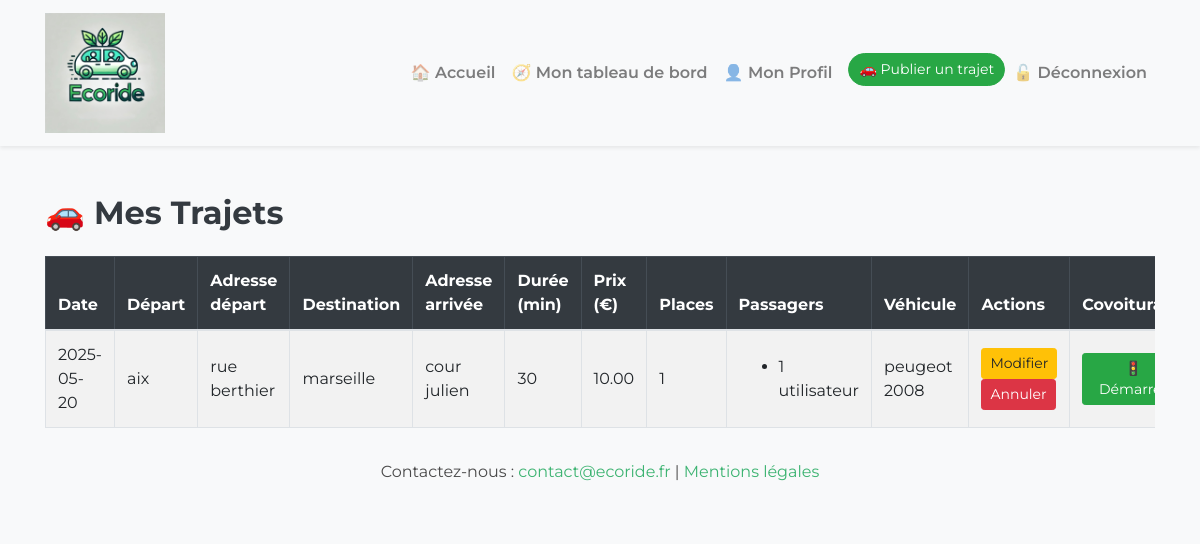
The page /mes_trajets.php (signed in) on the database as committed earlier.
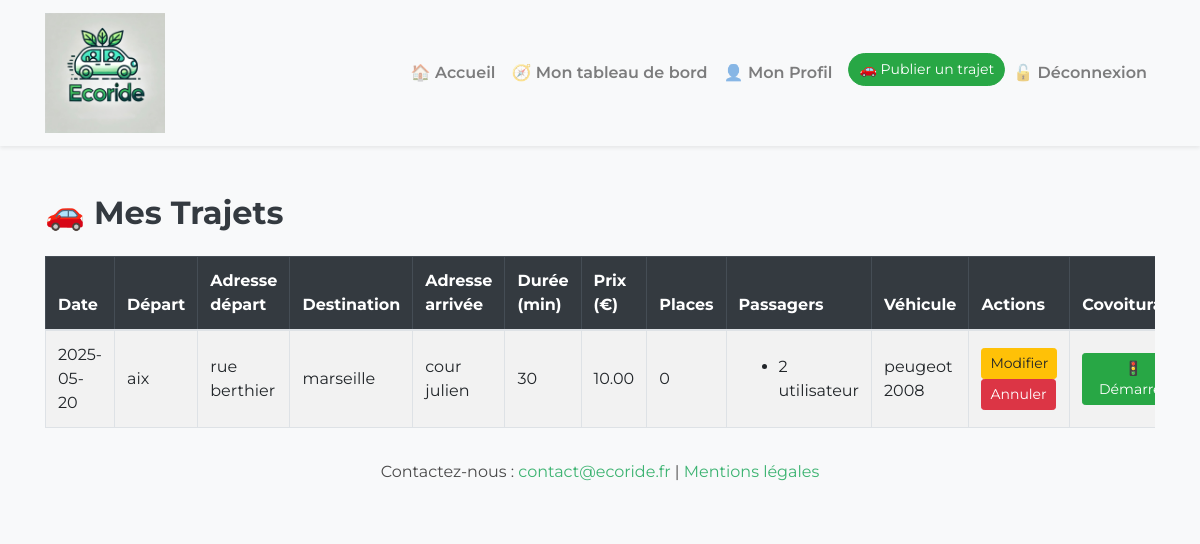
The same page on the database as committed later.
### tables this page shows
CREATE TABLE `trajets` (
  `id` int(11) NOT NULL,
  `chauffeur` varchar(100) NOT NULL,
  `photo` varchar(255) DEFAULT 'default.jpg',
  `depart` varchar(100) NOT NULL,
  `adresse_depart` varchar(255) DEFAULT NULL,
  `destination` varchar(100) NOT NULL,
  `adresse_arrivee` varchar(255) DEFAULT NULL,
  `date` date NOT NULL,
  `prix` decimal(10,2) NOT NULL,
  `places` int(11) NOT NULL DEFAULT 3,
  `vehicule_id` int(11) DEFAULT NULL,
  `eco` tinyint(1) NOT NULL DEFAULT 0,
  `fumeur` tinyint(1) NOT NULL DEFAULT 0,
  `preferences` text DEFAULT NULL,
  `created_at` timestamp NOT NULL DEFAULT current_timestamp(),
  `user_id` int(11) NOT NULL,
  `statut` enum('à_venir','en_cours','termine') DEFAULT 'à_venir',
  `duree_minutes` int(11) NOT NULL DEFAULT 0
);

CREATE TABLE `users` (
  `id` int(11) NOT NULL,
  `nom` varchar(100) NOT NULL,
  `prenom` varchar(100) NOT NULL,
  `email` varchar(150) NOT NULL,
  `telephone` varchar(10) DEFAULT NULL,
  `mot_de_passe` varchar(255) NOT NULL,
  `created_at` timestamp NOT NULL DEFAULT current_timestamp(),
  `credits` int(11) NOT NULL DEFAULT 20,
  `role` enum('utilisateur','employe','admin','Utilisateur suspendu','employé suspendu') NOT NULL DEFAULT 'utilisateur',
  `photo` longblob DEFAULT NULL
);

CREATE TABLE `vehicules` (
  `id` int(11) NOT NULL,
  `user_id` int(11) DEFAULT NULL,
  `marque` varchar(100) DEFAULT NULL,
  `modele` varchar(100) DEFAULT NULL,
  `couleur` varchar(100) DEFAULT NULL,
  `energie` varchar(50) DEFAULT NULL,
  `plaque_immatriculation` varchar(20) DEFAULT NULL,
  `date_immatriculation` date DEFAULT NULL
);

### mes_trajets.php (the view, shortened to what this page needs)
<?php
require_once("config/database.php");
require_once("templates/header.php");
$user_id = $_SESSION['user_id'];
$sql = "SELECT t.*, v.marque, v.modele FROM trajets t
        LEFT JOIN vehicules v ON t.vehicule_id = v.id
        WHERE t.user_id = ? ORDER BY t.date DESC";
$stmt = $conn->prepare($sql);
$stmt->execute([$user_id]);
$trajets = $stmt->fetchAll(PDO::FETCH_ASSOC);
?>
<div class="container mt-5">
    <h2 class="mb-4">🚗 Mes Trajets</h2>
    <?php if (count($trajets) > 0): ?>
        <div class="table-responsive">
            <table class="table table-bordered table-striped">
            <thead class="table-dark">
                <tr>
                    <th>Date</th>
                    <th>Départ</th>
                    <th>Adresse départ</th>
                    <th>Destination</th>
                    <th>Adresse arrivée</th>
                    <th>Durée (min)</th>
                    <th>Prix (€)</th>
                    <th>Places</th>
                    <th>Passagers</th>
                    <th>Véhicule</th>
                    <th>Actions</th>
                    <th>Covoiturage</th>
                </tr>
            </thead>
            <tbody>
                <?php foreach ($trajets as $trajet): ?>
                    <tr>
                        <td><?= htmlspecialchars($trajet['date']) ?></td>
                        <td><?= htmlspecialchars($trajet['depart']) ?></td>
                        <td><?= htmlspecialchars($trajet['adresse_depart']) ?></td>
                        <td><?= htmlspecialchars($trajet['destination']) ?></td>
                        <td><?= htmlspecialchars($trajet['adresse_arrivee']) ?></td>
                        <td><?= htmlspecialchars($trajet['duree_minutes']) ?></td>
                        <td><?= htmlspecialchars($trajet['prix']) ?></td>
                        <td><?= htmlspecialchars($trajet['places']) ?></td>
                        <td> <?php
                                $stmtP = $conn->prepare("
                                    SELECT u.prenom, u.nom
                                    FROM reservations r
                                    JOIN users u ON r.user_id = u.id
                                    WHERE r.trajet_id = ?
                                ");
                                $stmtP->execute([$trajet['id']]);
                                $passagers = $stmtP->fetchAll();
                                if (count($passagers) > 0): ?>
                                    <ul class="mb-0 ps-3">
                                        <?php foreach ($passagers as $p): ?>
                                            <li><?= htmlspecialchars($p['prenom']) ?> <?= htmlspecialchars($p['nom']) ?></li>
                                        <?php endforeach; ?>
                                    </ul>
                                <?php else: ?>
                                    <em>Aucun</em>
                                <?php endif; ?>
                        </td>
                        <td><?= htmlspecialchars($trajet['marque']) ?> <?= htmlspecialchars($trajet['modele']) ?></td>
                        <td>
                            <a href="modifier_trajet.php?id=<?= $trajet['id'] ?>" class="btn btn-sm btn-warning">Modifier</a>
                            <a href="supprimer_trajet.php?id=<?= $trajet['id'] ?>"
   onclick="return confirm('⚠️ Êtes-vous sûr de vouloir annuler ce trajet ? Tous les passagers seront remboursés et prévenus par mail.')"
   class="btn btn-danger btn-sm">
   Annuler
</a>
                        </td>
                        <td>
                            <?php if ($trajet['statut'] === 'à_venir'): ?>
                                <a href="changer_statut.php?id=<?= $trajet['id'] ?>&action=demarrer" class="btn btn-success btn-sm">🚦 Démarrer</a>
                            <?php elseif ($trajet['statut'] === 'en_cours'): ?>
                                <a href="changer_statut.php?id=<?= $trajet['id'] ?>&action=terminer" class="btn btn-primary btn-sm">🏁 Arrivée</a>
                            <?php elseif ($trajet['statut'] === 'termine'): ?>
                                ✅ Terminé
                            <?php endif; ?>
</td>
                    </tr>
                <?php endforeach; ?>
            </tbody>
        </table>
    <?php else: ?>
        <div class="alert alert-info">Aucun trajet trouvé.</div>
    <?php endif; ?>
</div>
<?php require_once("templates/footer.php"); ?>

Rows that differ between the two databases and show on the page:
removed users: prenom "1", nom "utilisateur"
changed trajets "aix": gains users (prenom "2", nom "utilisateur"); places "1" → "0"
